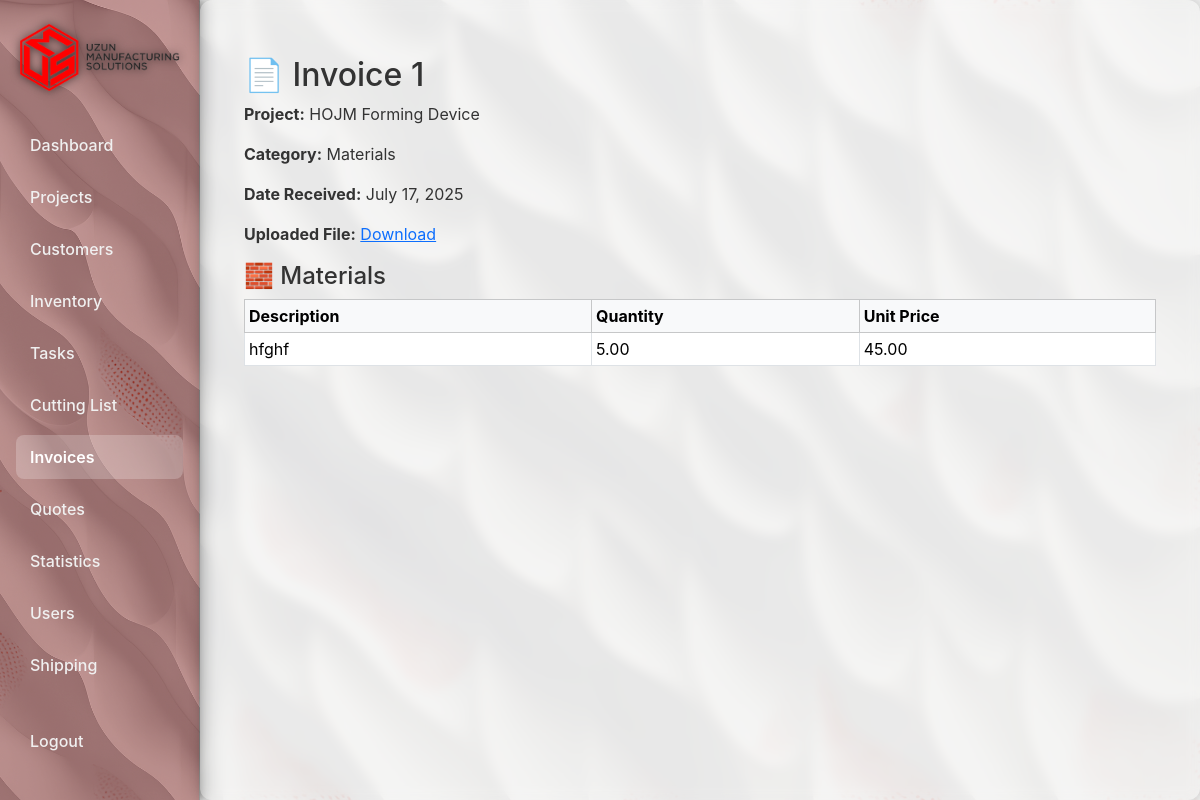
The page /invoices/1/ (signed in) on the database its author committed.
### core/models.py (models this page shows, shortened)
class Invoice(models.Model):
    PROJECT_CATEGORIES = [
        ('PARTS', 'Parts'),
        ('MATERIALS', 'Materials'),
        ('SERVICES', 'Services'),
        ('OTHER', 'Other'),
    ]
    project = models.ForeignKey(Project, on_delete=models.CASCADE, related_name='invoices')
    category = models.CharField(max_length=20, choices=PROJECT_CATEGORIES)
    date_received = models.DateField(auto_now_add=True)
    uploaded_file = models.FileField(upload_to='invoices/')
    created_by = models.ForeignKey(User, on_delete=models.SET_NULL, null=True)

class Project(models.Model):
    DIVISION_CHOICES = [
        ('UMS', 'UMS – CNC Services'),
        ('UZUN', 'Uzun-Pak – Food Packaging'),
    ]
    name = models.CharField(max_length=200)
    description = models.TextField(blank=True)
    start_date = models.DateField()
    end_date = models.DateField(null=True, blank=True)
    division = models.CharField(max_length=10, choices=DIVISION_CHOICES, default='UMS')
    customer = models.ForeignKey(Customer, on_delete=models.SET_NULL, null=True, blank=True, related_name="projects")
    selling_price = models.DecimalField(max_digits=12, decimal_places=2, null=True, blank=True)
    production_cost = models.DecimalField(max_digits=12, decimal_places=2, null=True, blank=True)

class InvoiceMaterial(models.Model):
    invoice = models.ForeignKey(Invoice, on_delete=models.CASCADE, related_name='materials')
    material = models.ForeignKey(InventoryItem, on_delete=models.SET_NULL, null=True, blank=True)
    description = models.CharField(max_length=255)
    quantity = models.DecimalField(max_digits=10, decimal_places=2)
    unit_price = models.DecimalField(max_digits=10, decimal_places=2)

### core/views.py (the view)
# urls.py: path('invoices/<int:pk>/', views.invoice_detail, name='invoice_detail'),
@login_required
def invoice_detail(request, pk):
    invoice = get_object_or_404(Invoice, pk=pk)
    return render(request, 'core/invoice_detail.html', {'invoice': invoice})

### core/permission_gate.py (called while the page is built, shortened)
    def __call__(self, request):
        return self.get_response(request)

### core/templates/core/invoice_detail.html
{% extends "base.html" %}
{% block content %}
<div class="container mt-4">
    <h2>📄 Invoice {{ invoice.id }}</h2>
    <p><strong>Project:</strong> {{ invoice.project.name }}</p>
    <p><strong>Category:</strong> {{ invoice.get_category_display }}</p>
    <p><strong>Date Received:</strong> {{ invoice.date_received }}</p>
    <p><strong>Uploaded File:</strong> <a href="{{ invoice.uploaded_file.url }}" target="_blank">Download</a></p>
    <h4>🧱 Materials</h4>
    {% if invoice.materials.all %}
    <table class="table table-sm table-bordered">
        <thead class="table-light">
            <tr>
                <th>Description</th>
                <th>Quantity</th>
                <th>Unit Price</th>
            </tr>
        </thead>
        <tbody>
            {% for material in invoice.materials.all %}
            <tr>
                <td>{{ material.description }}</td>
                <td>{{ material.quantity }}</td>
                <td>{{ material.unit_price }}</td>
            </tr>
            {% endfor %}
        </tbody>
    </table>
    {% else %}
    <div class="alert alert-warning">No materials listed for this invoice.</div>
    {% endif %}
</div>
{% endblock %}

### core/static/core/styles.css (style rules this page uses)
body { background-color: #f8f9fa; }

### rows shown on the page
Invoice: id "1", project.name "HOJM Forming Device", category "Materials", date_received "July 17, 2025"
InvoiceMaterial: description "hfghf", quantity "5.00", unit_price "45.00"
